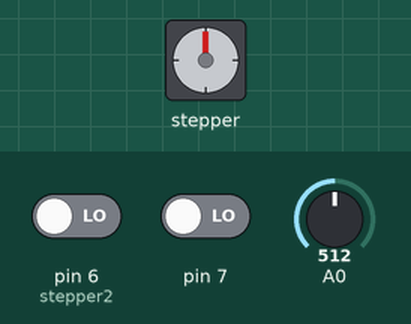
Recording of a sketch running on a simulated Arduino Uno, built with avr-gcc and run on an emulated ATmega328P. Shown: stepper motor. The test bench sets the inputs (shaded band); at power-on: pin 6 (stepper2) LOW, pin 7 LOW, A0 = 512. Stepper angles assume 2048 steps per turn.

Above: at 1.2 s.
1.3 s: pin 6 (stepper2) driven HIGH
At 1.77 s:
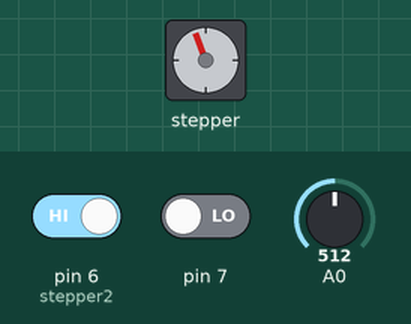
At 2.39 s:
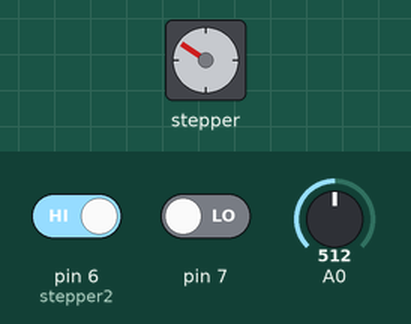
Timing chart, 0 to 13.3 s (numbered marks = the images above; inputs shaded):
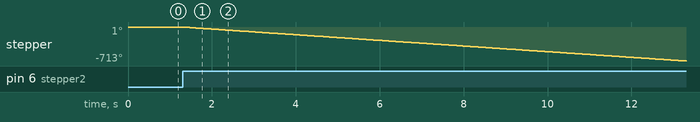

The sketch:

robotArm.ino
```cpp
/*Example sketch to control a 28BYJ-48 stepper motor with ULN2003 driver board, and Arduino UNO. More info: https://www.makerguides.com */
// Include the Arduino Stepper Library:
#include <Stepper.h>
#include <Servo.h>
// Number of steps per rotation:
const int stepsPerRevolution = 2048;
//Wiring:
// Pin 8 to IN1 on the ULN2003 driver
// Pin 9 to IN2 on the ULN2003 driver
// Pin 10 to IN3 on the ULN2003 driver
// Pin 11 to IN4 on the ULN2003 driver
// Create stepper object called 'myStepper', note the pin order:
Stepper stepper1 = Stepper(stepsPerRevolution, 6, 8, 7, 9);//8 10 9 11
Stepper stepper2 = Stepper(stepsPerRevolution, 0, 2, 1, 3);

Servo servo;

void setup()
{
  stepper1.setSpeed(10);
  stepper2.setSpeed(10);

 // servo.attach(5);

 // Serial.begin(9600);

//  pinMode(2, INPUT); //stepper1
 // pinMode(3, INPUT);

  pinMode(6, INPUT); //stepper2
  pinMode(7, INPUT);
}
void loop()
{
 int pot = map(analogRead(A0),0,1024,0,180);
 servo.write(pot);

 /*while(digitalRead(2) == HIGH) {
  stepper1.step(25);
 }

 while(digitalRead(3) == HIGH) {
  stepper1.step(-25);
 }*/

 while(digitalRead(6) == HIGH) {
  stepper2.step(-25);
 }

 while(digitalRead(7) == HIGH) {
  stepper2.step(25);
 }

}
```

Measured:
- after the input at 1.3 s, stepper: keeps turning counter-clockwise at about 59°/s, starting at once
